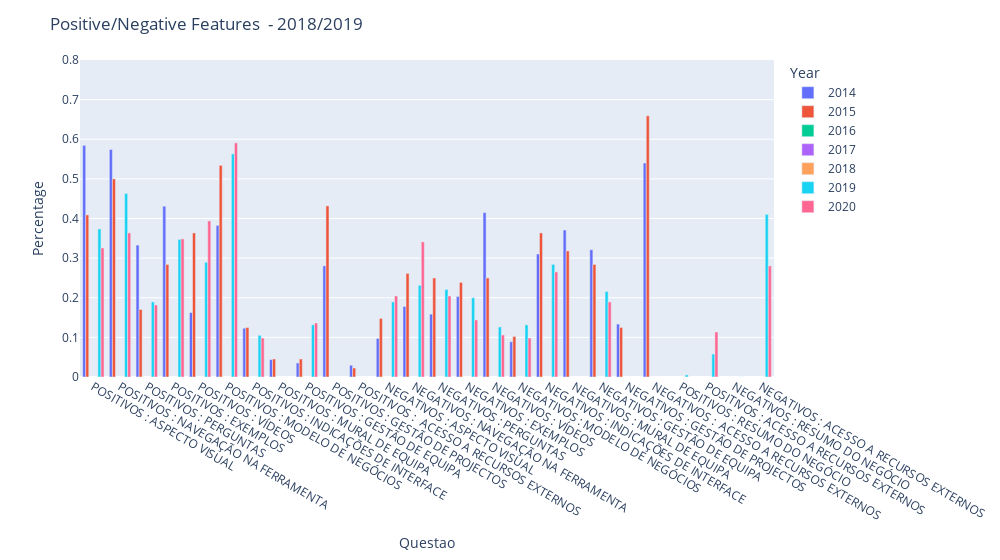

Notebook code for this chart:
### Markdown cell above
### Data Visualizations  <a name="dataviz"></a>

* [Back to TOC](#backtoc)

### Code cell
import plotly_express as px

fig = px.bar(PosNegOverYears, x="Questao", y="Percentage", color='Year', barmode='group',
             hover_name='Question', range_y=[0,0.8])
fig.update_layout(title_text='Positive/Negative Features  - 2018/2019')
fig.update_layout(xaxis_type='category')
fig.update_layout(autosize=False, width= 1000)

fig.show()
fig.write_image('Outputs/YearlyAverage/PosNegOverYears.png')

### Figure 1 — Plotly figure (JSON) as saved in the notebook; plotly's stock layout.template omitted (floating-point values rounded to 4 significant figures)
{"data": [{"alignmentgroup": "True", "hovertemplate": "<b>%{hovertext}</b><br><br>Year=2014<br>Questao=%{x}<br>Percentage=%{y}<extra></extra>", "hovertext": ["Aspecto Visual", "Navegação na Ferramenta", "Perguntas", "Exemplos", "Vídeos", "Modelo de Negócios", "Indicações de Interface", "Mural de Equipa", "Gestão de Equipa", "Gestão de Projectos", " Acesso a recursos externos", "Aspecto Visual", "Navegação na Ferramenta", "Perguntas", "Exemplos", "Vídeos", "Modelo de Negócios", "Indicações de Interface", "Mural de Equipa", "Gestão de Equipa", "Gestão de Projectos", " Acesso a recursos externos"], "legendgroup": "2014", "marker": {"color": "#636efa"}, "name": "2014", "offsetgroup": "2014", "orientation": "v", "showlegend": true, "textposition": "auto", "type": "bar", "x": ["POSITIVOS : ASPECTO VISUAL", "POSITIVOS : NAVEGAÇÃO NA FERRAMENTA", "POSITIVOS : PERGUNTAS", "POSITIVOS : EXEMPLOS", "POSITIVOS : VÍDEOS", "POSITIVOS : MODELO DE NEGÓCIOS", "POSITIVOS : INDICAÇÕES DE INTERFACE", "POSITIVOS : MURAL DE EQUIPA", "POSITIVOS : GESTÃO DE EQUIPA", "POSITIVOS : GESTÃO DE PROJECTOS", "POSITIVOS :  ACESSO A RECURSOS EXTERNOS", "NEGATIVOS : ASPECTO VISUAL", "NEGATIVOS : NAVEGAÇÃO NA FERRAMENTA", "NEGATIVOS : PERGUNTAS", "NEGATIVOS : EXEMPLOS", "NEGATIVOS : VÍDEOS", "NEGATIVOS : MODELO DE NEGÓCIOS", "NEGATIVOS : INDICAÇÕES DE INTERFACE", "NEGATIVOS : MURAL DE EQUIPA", "NEGATIVOS : GESTÃO DE EQUIPA", "NEGATIVOS : GESTÃO DE PROJECTOS", "NEGATIVOS :  ACESSO A RECURSOS EXTERNOS"], "xaxis": "x", "y": [0.5845, 0.5742, 0.3329, 0.431, 0.1626, 0.3826, 0.1232, 0.04387, 0.03548, 0.2806, 0.02968, 0.09742, 0.1781, 0.1587, 0.2032, 0.4148, 0.08903, 0.3103, 0.371, 0.3213, 0.1335, 0.54], "yaxis": "y"}, {"alignmentgroup": "True", "hovertemplate": "<b>%{hovertext}</b><br><br>Year=2015<br>Questao=%{x}<br>Percentage=%{y}<extra></extra>", "hovertext": ["Aspecto Visual", "Navegação na Ferramenta", "Perguntas", "Exemplos", "Vídeos", "Modelo de Negócios", "Indicações de Interface", "Mural de Equipa", "Gestão de Equipa", "Gestão de Projectos", " Acesso a recursos externos", "Aspecto Visual", "Navegação na Ferramenta", "Perguntas", "Exemplos", "Vídeos", "Modelo de Negócios", "Indicações de Interface", "Mural de Equipa", "Gestão de Equipa", "Gestão de Projectos", " Acesso a recursos externos"], "legendgroup": "2015", "marker": {"color": "#EF553B"}, "name": "2015", "offsetgroup": "2015", "orientation": "v", "showlegend": true, "textposition": "auto", "type": "bar", "x": ["POSITIVOS : ASPECTO VISUAL", "POSITIVOS : NAVEGAÇÃO NA FERRAMENTA", "POSITIVOS : PERGUNTAS", "POSITIVOS : EXEMPLOS", "POSITIVOS : VÍDEOS", "POSITIVOS : MODELO DE NEGÓCIOS", "POSITIVOS : INDICAÇÕES DE INTERFACE", "POSITIVOS : MURAL DE EQUIPA", "POSITIVOS : GESTÃO DE EQUIPA", "POSITIVOS : GESTÃO DE PROJECTOS", "POSITIVOS :  ACESSO A RECURSOS EXTERNOS", "NEGATIVOS : ASPECTO VISUAL", "NEGATIVOS : NAVEGAÇÃO NA FERRAMENTA", "NEGATIVOS : PERGUNTAS", "NEGATIVOS : EXEMPLOS", "NEGATIVOS : VÍDEOS", "NEGATIVOS : MODELO DE NEGÓCIOS", "NEGATIVOS : INDICAÇÕES DE INTERFACE", "NEGATIVOS : MURAL DE EQUIPA", "NEGATIVOS : GESTÃO DE EQUIPA", "NEGATIVOS : GESTÃO DE PROJECTOS", "NEGATIVOS :  ACESSO A RECURSOS EXTERNOS"], "xaxis": "x", "y": [0.4091, 0.5, 0.1705, 0.2841, 0.3636, 0.5341, 0.125, 0.04545, 0.04545, 0.4318, 0.02273, 0.1477, 0.2614, 0.25, 0.2386, 0.25, 0.1023, 0.3636, 0.3182, 0.2841, 0.125, 0.6591], "yaxis": "y"}, {"alignmentgroup": "True", "hovertemplate": "<b>%{hovertext}</b><br><br>Year=2016<br>Questao=%{x}<br>Percentage=%{y}<extra></extra>", "hovertext": ["Positivos:Aspecto Visual", "Positivos:Navegação na Ferramenta", "Positivos:Perguntas", "Positivos:Exemplos", "Positivos:Vídeos", "Positivos:Modelo de Negócios", "Positivos:Indicações de Interface", "Positivos:Mural de Equipa", "Positivos:Gestão de Equipa", "Positivos:Gestão de Projectos", "Negativos:Aspecto Visual", "Negativos:Navegação na Ferramenta", "Negativos:Perguntas", "Negativos:Exemplos", "Negativos:Vídeos", "Negativos:Modelo de Negócios", "Negativos:Indicações de Interface", "Negativos:Mural de Equipa", "Negativos:Gestão de Equipa", "Negativos:Gestão de Projectos"], "legendgroup": "2016", "marker": {"color": "#00cc96"}, "name": "2016", "offsetgroup": "2016", "orientation": "v", "showlegend": true, "textposition": "auto", "type": "bar", "x": [null, null, null, null, null, null, null, null, null, null, null, null, null, null, null, null, null, null, null, null], "xaxis": "x", "y": [0.4297, 0.4739, 0.2329, 0.3695, 0.3614, 0.5181, 0.1687, 0.06426, 0.1084, 0.3373, 0.1406, 0.2289, 0.2209, 0.2329, 0.1727, 0.1044, 0.3735, 0.2892, 0.2048, 0.1888], "yaxis": "y"}, {"alignmentgroup": "True", "hovertemplate": "<b>%{hovertext}</b><br><br>Year=2017<br>Questao=%{x}<br>Percentage=%{y}<extra></extra>", "hovertext": ["Positivos:Aspecto Visual", "Positivos:Navegação na Ferramenta", "Positivos:Perguntas", "Positivos:Exemplos", "Positivos:Vídeos", "Positivos:Modelo de Negócios", "Positivos:Indicações de Interface", "Positivos:Mural de Equipa", "Positivos:Gestão de Equipa", "Positivos:Gestão de Projectos", "Negativos:Aspecto Visual", "Negativos:Navegação na Ferramenta", "Negativos:Perguntas", "Negativos:Exemplos", "Negativos:Vídeos", "Negativos:Modelo de Negócios", "Negativos:Indicações de Interface", "Negativos:Mural de Equipa", "Negativos:Gestão de Equipa", "Negativos:Gestão de Projectos"], "legendgroup": "2017", "marker": {"color": "#ab63fa"}, "name": "2017", "offsetgroup": "2017", "orientation": "v", "showlegend": true, "textposition": "auto", "type": "bar", "x": [null, null, null, null, null, null, null, null, null, null, null, null, null, null, null, null, null, null, null, null], "xaxis": "x", "y": [0.5113, 0.6109, 0.2534, 0.4344, 0.6176, 0.5543, 0.2421, 0.05204, 0.1041, 0.3982, 0.1335, 0.2262, 0.2398, 0.2421, 0.1425, 0.07466, 0.2964, 0.2421, 0.181, 0.1176], "yaxis": "y"}, {"alignmentgroup": "True", "hovertemplate": "<b>%{hovertext}</b><br><br>Year=2018<br>Questao=%{x}<br>Percentage=%{y}<extra></extra>", "hovertext": ["Positivos:Aspecto Visual", "Positivos:Navegação na Ferramenta", "Positivos:Perguntas", "Positivos:Exemplos", "Positivos:Vídeos", "Positivos:Modelo de Negócios", "Positivos:Indicações de Interface", "Positivos:Mural de Equipa", "Positivos:Gestão de Equipa", "Positivos:Gestão de Projectos", "Negativos:Aspecto Visual", "Negativos:Navegação na Ferramenta", "Negativos:Perguntas", "Negativos:Exemplos", "Negativos:Vídeos", "Negativos:Modelo de Negócios", "Negativos:Indicações de Interface", "Negativos:Mural de Equipa", "Negativos:Gestão de Equipa", "Negativos:Gestão de Projectos"], "legendgroup": "2018", "marker": {"color": "#FFA15A"}, "name": "2018", "offsetgroup": "2018", "orientation": "v", "showlegend": true, "textposition": "auto", "type": "bar", "x": [null, null, null, null, null, null, null, null, null, null, null, null, null, null, null, null, null, null, null, null], "xaxis": "x", "y": [0.5287, 0.6034, 0.2701, 0.4161, 0.4678, 0.5494, 0.2368, 0.04368, 0.1115, 0.3402, 0.1506, 0.2184, 0.3057, 0.2989, 0.2069, 0.08966, 0.3276, 0.2575, 0.154, 0.1092], "yaxis": "y"}, {"alignmentgroup": "True", "hovertemplate": "<b>%{hovertext}</b><br><br>Year=2019<br>Questao=%{x}<br>Percentage=%{y}<extra></extra>", "hovertext": ["Resumo do negócio", "Modelo de negócios", "Indicações de interface", "Navegação na ferramenta", "Aspecto visual", "Exemplos", "Perguntas", "Vídeos", "Gestão de Equipa", "Acesso a recursos externos", "Resumo do negócio", "Modelo de negócios", "Indicações de interface", "Navegação na ferramenta", "Aspecto visual", "Exemplos", "Perguntas", "Vídeos", "Gestão de Equipa", "Acesso a recursos externos"], "legendgroup": "2019", "marker": {"color": "#19d3f3"}, "name": "2019", "offsetgroup": "2019", "orientation": "v", "showlegend": true, "textposition": "auto", "type": "bar", "x": ["POSITIVOS : RESUMO DO NEGÓCIO", "POSITIVOS : MODELO DE NEGÓCIOS", "POSITIVOS : INDICAÇÕES DE INTERFACE", "POSITIVOS : NAVEGAÇÃO NA FERRAMENTA", "POSITIVOS : ASPECTO VISUAL", "POSITIVOS : EXEMPLOS", "POSITIVOS : PERGUNTAS", "POSITIVOS : VÍDEOS", "POSITIVOS : GESTÃO DE EQUIPA", "POSITIVOS : ACESSO A RECURSOS EXTERNOS", "NEGATIVOS : RESUMO DO NEGÓCIO", "NEGATIVOS : MODELO DE NEGÓCIOS", "NEGATIVOS : INDICAÇÕES DE INTERFACE", "NEGATIVOS : NAVEGAÇÃO NA FERRAMENTA", "NEGATIVOS : ASPECTO VISUAL", "NEGATIVOS : EXEMPLOS", "NEGATIVOS : PERGUNTAS", "NEGATIVOS : VÍDEOS", "NEGATIVOS : GESTÃO DE EQUIPA", "NEGATIVOS : ACESSO A RECURSOS EXTERNOS"], "xaxis": "x", "y": [0.005263, 0.5632, 0.1053, 0.4632, 0.3737, 0.3474, 0.1895, 0.2895, 0.1316, 0.05789, 0, 0.1316, 0.2842, 0.2316, 0.1895, 0.2, 0.2211, 0.1263, 0.2158, 0.4105], "yaxis": "y"}, {"alignmentgroup": "True", "hovertemplate": "<b>%{hovertext}</b><br><br>Year=2020<br>Questao=%{x}<br>Percentage=%{y}<extra></extra>", "hovertext": ["Resumo do negócio", "Modelo de negócios", "Indicações de interface", "Navegação na ferramenta", "Aspecto visual", "Exemplos", "Perguntas", "Vídeos", "Gestão de Equipa", "Acesso a recursos externos", "Resumo do negócio", "Modelo de negócios", "Indicações de interface", "Navegação na ferramenta", "Aspecto visual", "Exemplos", "Perguntas", "Vídeos", "Gestão de Equipa", "Acesso a recursos externos"], "legendgroup": "2020", "marker": {"color": "#FF6692"}, "name": "2020", "offsetgroup": "2020", "orientation": "v", "showlegend": true, "textposition": "auto", "type": "bar", "x": ["POSITIVOS : RESUMO DO NEGÓCIO", "POSITIVOS : MODELO DE NEGÓCIOS", "POSITIVOS : INDICAÇÕES DE INTERFACE", "POSITIVOS : NAVEGAÇÃO NA FERRAMENTA", "POSITIVOS : ASPECTO VISUAL", "POSITIVOS : EXEMPLOS", "POSITIVOS : PERGUNTAS", "POSITIVOS : VÍDEOS", "POSITIVOS : GESTÃO DE EQUIPA", "POSITIVOS : ACESSO A RECURSOS EXTERNOS", "NEGATIVOS : RESUMO DO NEGÓCIO", "NEGATIVOS : MODELO DE NEGÓCIOS", "NEGATIVOS : INDICAÇÕES DE INTERFACE", "NEGATIVOS : NAVEGAÇÃO NA FERRAMENTA", "NEGATIVOS : ASPECTO VISUAL", "NEGATIVOS : EXEMPLOS", "NEGATIVOS : PERGUNTAS", "NEGATIVOS : VÍDEOS", "NEGATIVOS : GESTÃO DE EQUIPA", "NEGATIVOS : ACESSO A RECURSOS EXTERNOS"], "xaxis": "x", "y": [0, 0.5909, 0.09848, 0.3636, 0.3258, 0.3485, 0.1818, 0.3939, 0.1364, 0.1136, 0, 0.09848, 0.2652, 0.3409, 0.2045, 0.1439, 0.2045, 0.1061, 0.1894, 0.2803], "yaxis": "y"}], "layout": {"autosize": false, "barmode": "group", "legend": {"title": {"text": "Year"}, "tracegroupgap": 0}, "margin": {"t": 60}, "title": {"text": "Positive/Negative Features  - 2018/2019"}, "width": 1000, "xaxis": {"anchor": "y", "domain": [0, 1], "title": {"text": "Questao"}, "type": "category"}, "yaxis": {"anchor": "x", "domain": [0, 1], "range": [0, 0.8], "title": {"text": "Percentage"}}}}
